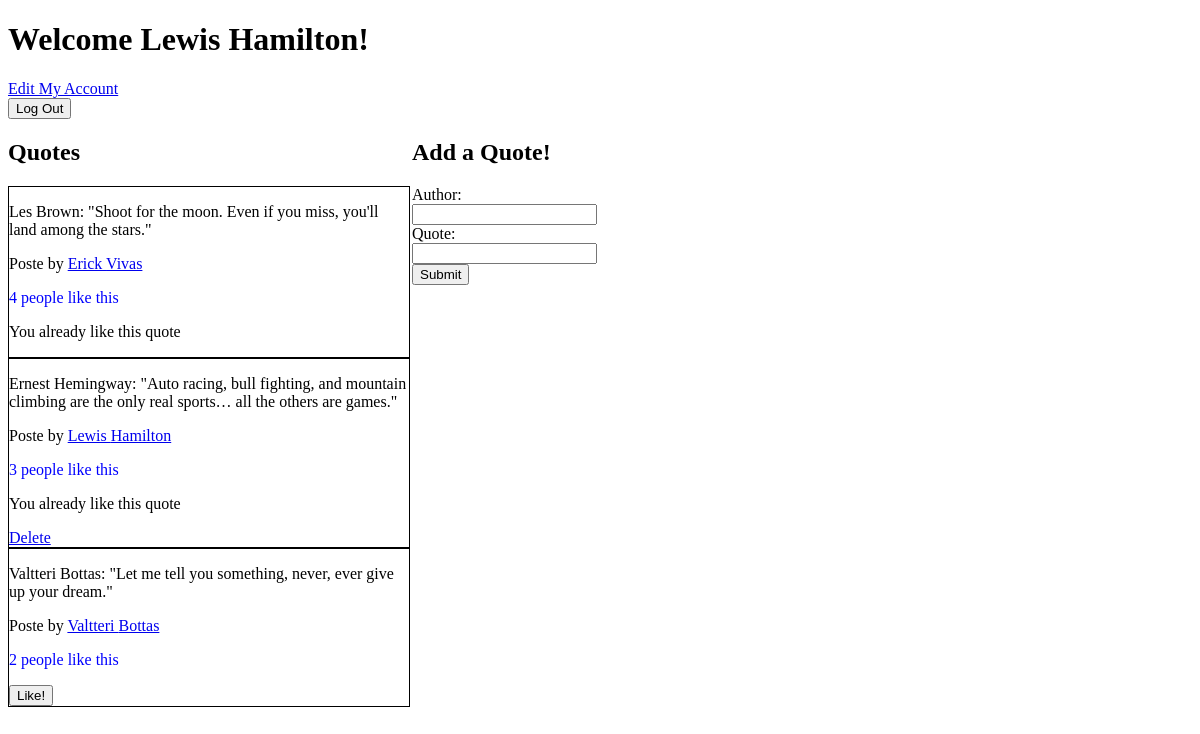
/quotes/ (signed in), run on the app's committed database.
### l_r_app/models.py (models this page shows)
class User(models.Model):
    first_name = models.CharField(max_length=45)
    last_name = models.CharField(max_length=45)
    email = models.EmailField(unique=True)
    password = models.CharField(max_length=255)
    created_at = models.DateTimeField(auto_now_add=True)
    updated_at = models.DateTimeField(auto_now_add=True)
    objects = UserManager()

class Quotes(models.Model):
    author = models.CharField(max_length=45)
    quote = models.TextField()
    liked_by = models.ManyToManyField(User, related_name="liked_quotes")
    posted_by = models.ForeignKey(User, related_name="posted", on_delete=models.CASCADE)
    created_at = models.DateTimeField(auto_now_add=True)
    updated_at = models.DateTimeField(auto_now_add=True)
    objects = QuotesManager()

### exam_app/views.py (the view)
# urls.py: path('', views.quoteCentral),
def quoteCentral(request):
    context = {
        'name': User.objects.get(id=request.session['LoggedUser']),
        'quotes_db': Quotes.objects.all()
    }
    return render(request,'quotescentral.html', context)

### exam_app/templates/quotescentral.html (shortened to what this page needs)
<!DOCTYPE html>
<html lang="en">
<head>
    {% load static %}
    <link rel="stylesheet" href="{% static 'css/styles.css' %}">
</head>
<body>
    <h1>Welcome {{name.first_name}} {{name.last_name}}!</h1>
    <a href="/editAccount">Edit My Account</a>
    <form action="/logout">
        <button>Log Out</button>
    </form>
    <div class="left">
        <h2>Quotes</h2>
        {% for quotes in quotes_db%}
            <div class="quoteContainer">
                <p>{{quotes.author}}: "{{quotes.quote}}"</p>
                <p>Poste by <a href="user/{{quotes.posted_by.id}}">{{quotes.posted_by.first_name}} {{quotes.posted_by.last_name}}</a></p>
                <p class="liked">{{ quotes.liked_by.all|length }} people like this</p>
                {% if name in quotes.liked_by.all %}
                    <p>You already like this quote</p>
                {% endif %}
                {% if name not in quotes.liked_by.all %}
                    <form action="{{quotes.id}}/likeQuote">
                        <button>Like!</button>
                    </form>
                {% endif %}
                {% if name.id == quotes.posted_by.id %}
                    <a href="deleteQuote/{{quotes.id}}">Delete</a>
                {% endif %}
            </div>
        {% endfor %}
    </div>
    <div class="right">
        <h2>Add a Quote!</h2>
        <form action="/quotes/addQuote" method="POST">
            <label for="authorName">Author:</label>
            <input type="text" id="authorName" name="authorName" id="authorName">
            <label for="quoteText">Quote:</label>
            <input type="text" id="quoteText" name="quoteText" id="quoteText" height="48">
            <button type="submit">Submit</button>
        </form>
    </div>
</body>
</html>

### l_r_app/static/css/styles.css (style rules this page uses)
div { width: 400px; display: inline-block; vertical-align: top; }
label { display: block; }
button { display: block; }
.liked { color: blue; }
.quoteContainer { display: block; border: 1px solid black; }

### data on the page
User: first_name "Lewis", last_name "Hamilton"
Quotes: author "Les Brown", quote "Shoot for the moon. Even if you miss, you'll land among the stars.", posted_by.first_name "Erick", posted_by.last_name "Vivas", liked_by.all|length "4", shows "You already like this quote"
Quotes: author "Ernest Hemingway", quote "Auto racing, bull fighting, and mountain climbing are the only real sports… all the others are games.", posted_by.first_name "Lewis", posted_by.last_name "Hamilton", liked_by.all|length "3", shows "You already like this quote"
Quotes: author "Valtteri Bottas", quote "Let me tell you something, never, ever give up your dream.", posted_by.first_name "Valtteri", posted_by.last_name "Bottas", liked_by.all|length "2"
